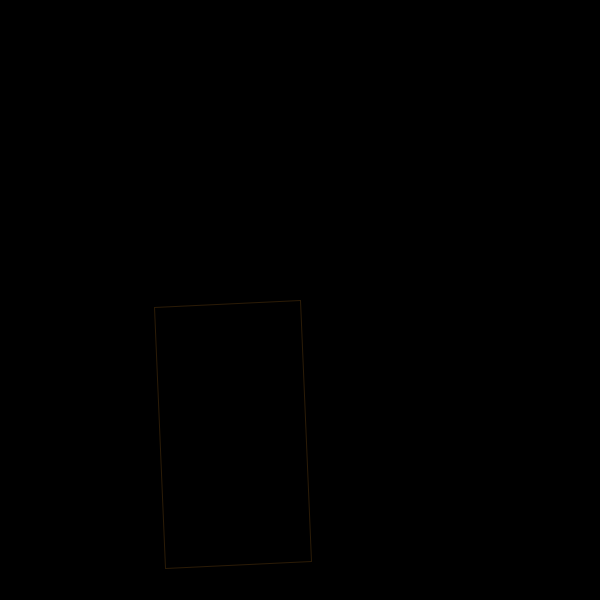
Frame 1 (no input)
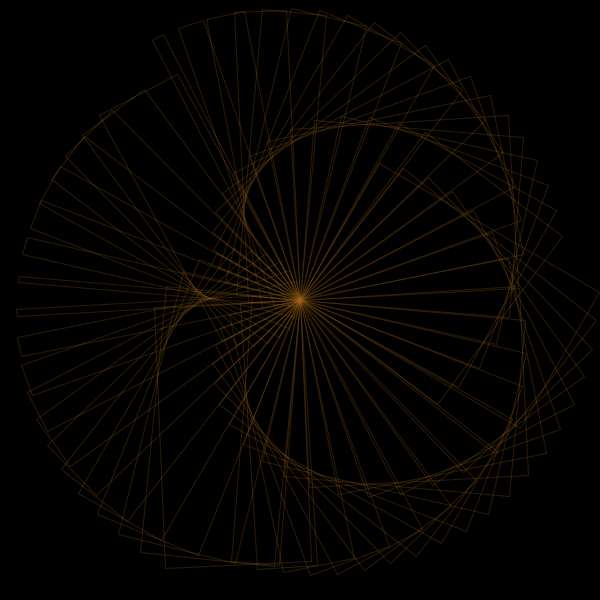
Frame 60 (the mouse pressed at the canvas centre just before this capture)
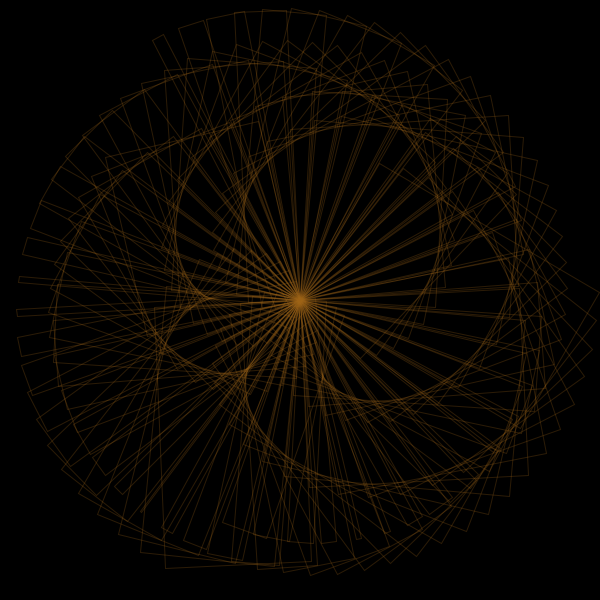
Frame 120 (the mouse held since frame 60 and released just before this capture)

The Processing sketch that drew these frames (run headless with seeded random() and noise(); from frame 60 on, the mouse is pressed at the canvas centre):

// Processing sketch: processing_110453
// ── processing_110453.pde




float x, y;
float angle =200;
float r =600;
float diff = 1;
float a = 200;

void setup() {

  size(600, 600);
  background( 0);
}

void draw() {


  x = r*cos(angle);
  y = r*sin(angle);

  stroke(#9b6415, 70);

  noFill();

  translate(width/2, height/2);

  rotate(r);

  rect(0, 0, x/2, y/2);



  angle = angle + a;

  r = r - diff ;

  if ( r == 0 || r == 600 ) {
    diff = diff * -1;
  }
}
